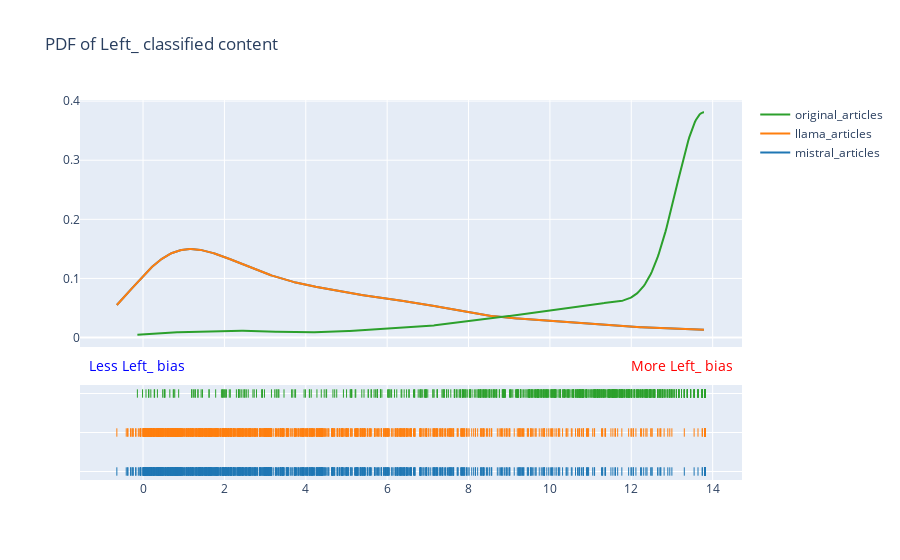

The code cell stored with this chart in its notebook:
### Code cell
figures1[0]

### Figure 1 — Plotly figure (JSON) as saved in the notebook; plotly's stock layout.template omitted (floating-point values rounded to 4 significant figures; data arrays with more than 128 entries replaced by an {"elided": "..."} marker saying what was removed)
{"data": [{"legendgroup": "mistral_articles", "marker": {"color": "rgb(31, 119, 180)"}, "mode": "lines", "name": "mistral_articles", "showlegend": true, "type": "scatter", "x": {"elided": "500 float values"}, "xaxis": "x", "y": {"elided": "500 float values"}, "yaxis": "y"}, {"legendgroup": "llama_articles", "marker": {"color": "rgb(255, 127, 14)"}, "mode": "lines", "name": "llama_articles", "showlegend": true, "type": "scatter", "x": {"elided": "500 float values"}, "xaxis": "x", "y": {"elided": "500 float values"}, "yaxis": "y"}, {"legendgroup": "original_articles", "marker": {"color": "rgb(44, 160, 44)"}, "mode": "lines", "name": "original_articles", "showlegend": true, "type": "scatter", "x": {"elided": "500 float values"}, "xaxis": "x", "y": {"elided": "500 float values"}, "yaxis": "y"}, {"legendgroup": "mistral_articles", "marker": {"color": "rgb(31, 119, 180)", "symbol": "line-ns-open"}, "mode": "markers", "name": "mistral_articles", "showlegend": false, "type": "scatter", "x": {"elided": "1035 float values"}, "xaxis": "x", "y": {"elided": "1035 str values"}, "yaxis": "y2"}, {"legendgroup": "llama_articles", "marker": {"color": "rgb(255, 127, 14)", "symbol": "line-ns-open"}, "mode": "markers", "name": "llama_articles", "showlegend": false, "type": "scatter", "x": {"elided": "1035 float values"}, "xaxis": "x", "y": {"elided": "1035 str values"}, "yaxis": "y2"}, {"legendgroup": "original_articles", "marker": {"color": "rgb(44, 160, 44)", "symbol": "line-ns-open"}, "mode": "markers", "name": "original_articles", "showlegend": false, "type": "scatter", "x": {"elided": "1642 float values"}, "xaxis": "x", "y": {"elided": "1642 str values"}, "yaxis": "y2"}], "layout": {"annotations": [{"font": {"color": "blue", "size": 14}, "showarrow": false, "text": "Less Left_ bias ", "x": 0.01, "xref": "paper", "y": 0.27, "yref": "paper"}, {"font": {"color": "red", "size": 14}, "showarrow": false, "text": "More Left_ bias", "x": 0.99, "xref": "paper", "y": 0.27, "yref": "paper"}], "barmode": "overlay", "hovermode": "closest", "legend": {"traceorder": "reversed"}, "title": {"text": "PDF of Left_ classified content"}, "xaxis": {"anchor": "y2", "domain": [0, 1], "zeroline": false}, "yaxis": {"anchor": "free", "domain": [0.35, 1], "position": 0}, "yaxis2": {"anchor": "x", "domain": [0, 0.25], "dtick": 1, "showticklabels": false}}}
